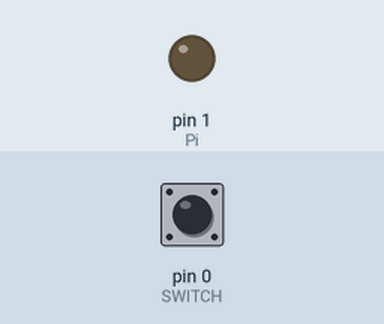
This sketch was run on a simulated Arduino Uno, built with avr-gcc and run on an emulated ATmega328P. On the bench: output pins drawn as LEDs (lit = HIGH). The inputs (shaded band) are chosen by the test bench; at power-on: pin 0 (SWITCH) HIGH.

Above: at 1.2 s.
1.3 s: pin 0 (SWITCH) pulled LOW for 0.15 s
At 1.37 s:
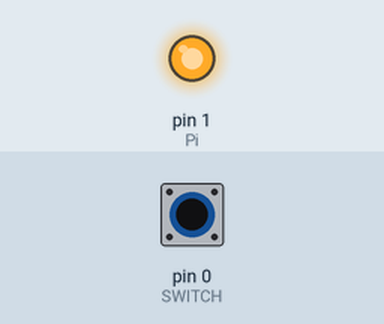
2.9 s: pin 0 (SWITCH) pulled LOW for 3.2 s
At 7.3 s:
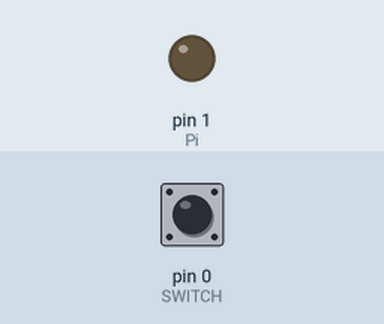
Timing chart, 0 to 8.8 s (numbered marks = the images above; inputs shaded):
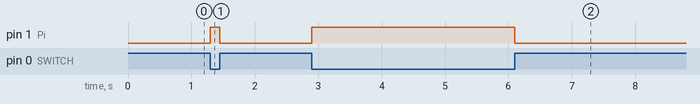

The sketch:

button_press.ino
```cpp
#define SWITCH 0
#define Pi 1
//#define Pi  2


// the setup routine runs once when you press reset:

void setup() {
  //initalize the LED pin as an output
  pinMode(Pi, OUTPUT);
  // initialize the SWITCH pin as an input

  pinMode(SWITCH, INPUT);
  //... with a pull up)

  //pinMode(Pi, OUTPUT);  //output connection to pi

  digitalWrite(SWITCH, HIGH);

  //digitalWrite(Pi, HIGH);
}

// the loopm routine runs over and over again forever:

void loop() {
  if (! digitalRead(SWITCH)){ // if the button is pressed
    digitalWrite(Pi, HIGH);  // light up LED
    //digitalWrite(Pi, LOW);
  } else {
    digitalWrite(Pi, LOW);   // otherwise, turn it off
    //digitalWrite(Pi, HIGH);
  }
}
```

Measured:
- after the input at 1.3 s, pin 1 (Pi): LOW → HIGH at once, → LOW 0.15 s later
- after the input at 2.9 s, pin 1 (Pi): LOW → HIGH at once, → LOW 3.2 s later
